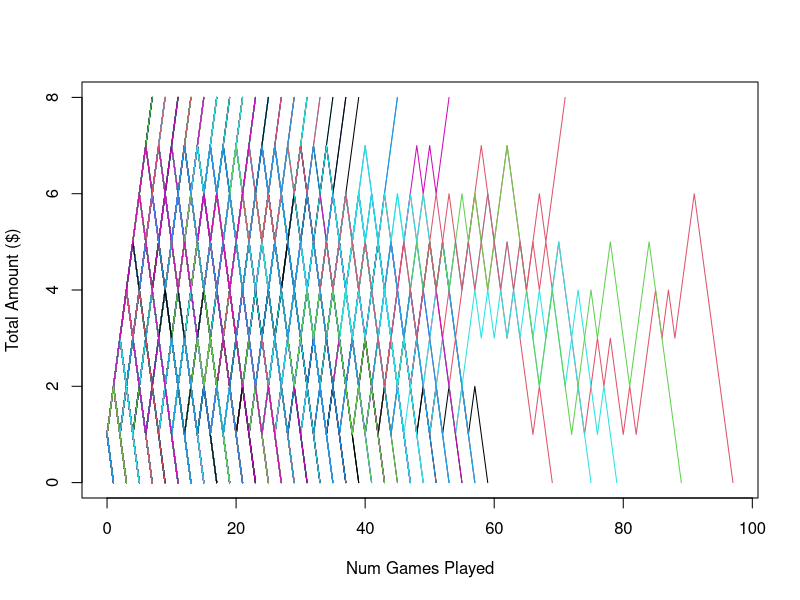
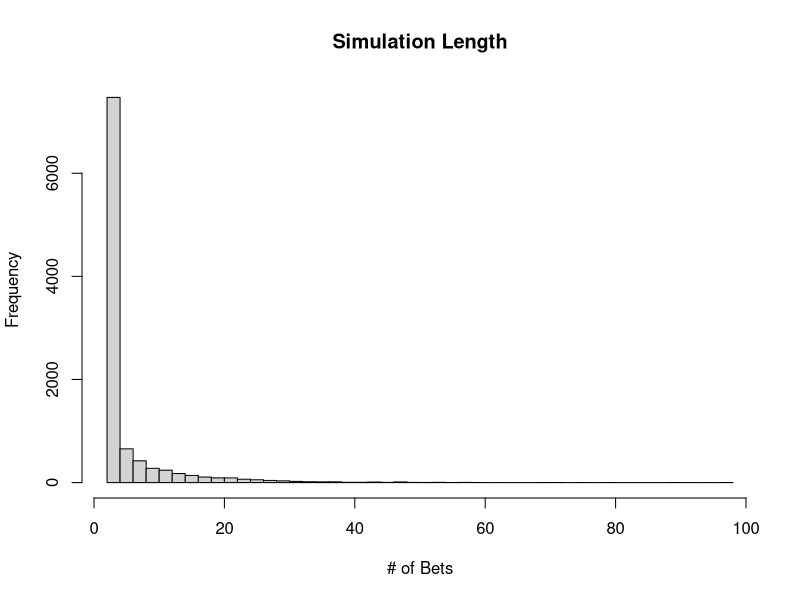
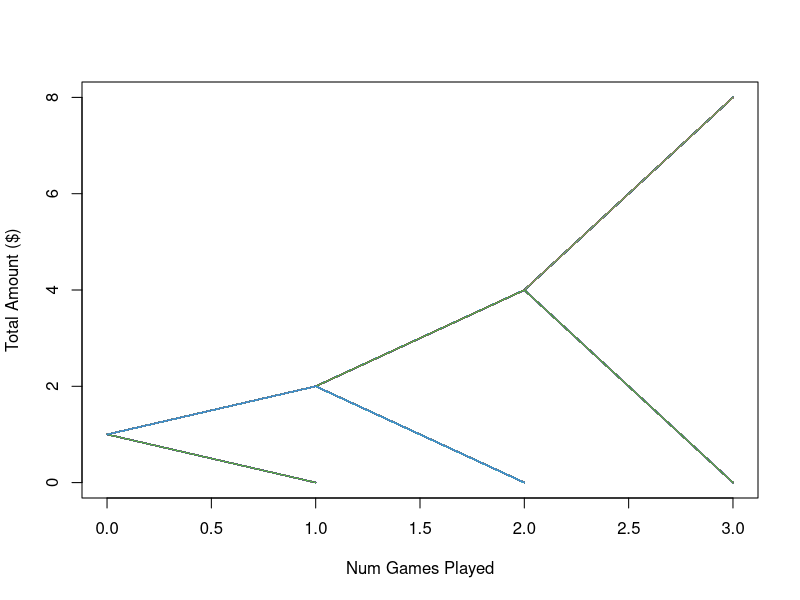

The R script that drew these images, in order:
## ---- chunk 1
seed <- 1234
library(plyr)
library(tidyverse)
## ---- chunk 2
set.seed(seed = seed)
outcomes <- c(-1, 1)
ps <- c(0.6, 0.4)
sims <- 10000
num_ws <- 0
num_ls <- 0
rws <- list()

for(i in 1:sims){
  total <- 1
  rw_y <- c(1)
  j <- 2
  while(total > 0 & total < 8){
    total <- total + sample(outcomes, size=1, prob=ps)
    rw_y[j] <- total
    j <- j + 1
  }
  if(total == 0){
    num_ls <- num_ls + 1
  }
  else{
    num_ws <- num_ws + 1
  }
  rw_y <- matrix(rw_y, nrow=1)
  rws[[i]] <- rw_y
}
## ---- chunk 3
rws <- t(rbind.fill.matrix(rws))
matplot(x = 0:(dim(rws)[1]-1), y = rws, 
        type='l', 
        lty='solid',
        xlab='Num Games Played',
        ylab='Total Amount ($)')
## ---- chunk 4
hist(colSums(!is.na(rws)),
     breaks=50, main='Simulation Length', xlab='# of Bets')
## ---- chunk 5
num_ws / sims
## ---- chunk 6
p_ruin <- 1 - ((0.6/0.4)^1-1) / ((0.6/0.4)^8-1)
p_ruin
## ---- chunk 7
1-p_ruin
## ---- chunk 8
set.seed(seed = seed)
outcomes <- c(-1, 1)
ps <- c(0.6, 0.4)
sims <- 10000
num_ws <- 0
num_ls <- 0
rws <- list()

for(i in 1:sims){
  total <- 1
  rw_y <- c(1)
  j <- 2
  while(total > 0 & total < 8){
    to_win <- 8 - total
    if (to_win > total){
      total <- total + total * sample(outcomes, size=1, prob=ps) 
    }
    else{
      total <- total + to_win * sample(outcomes, size=1, prob=ps)
    }
    rw_y[j] <- total
    j <- j + 1
  }
  if(total <= 0){
    num_ls <- num_ls + 1
  }
  else{
    num_ws <- num_ws + 1
  }
  rw_y <- matrix(rw_y, nrow=1)
  rws[[i]] <- rw_y
}

rws <- t(rbind.fill.matrix(rws))
## ---- chunk 9
matplot(x = 0:(dim(rws)[1]-1), y = rws, 
        type='l', 
        lty='solid',
        xlab='Num Games Played',
        ylab='Total Amount ($)')
## ---- chunk 10
num_ws / sims
